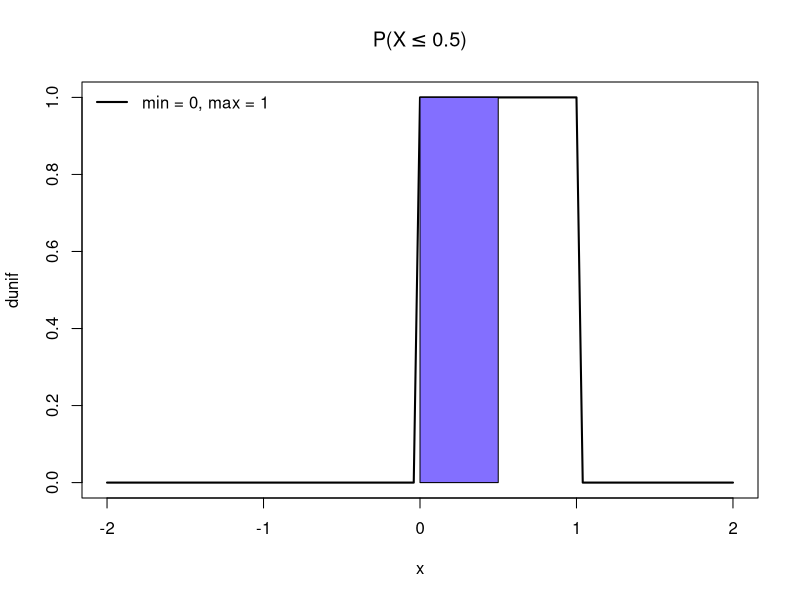
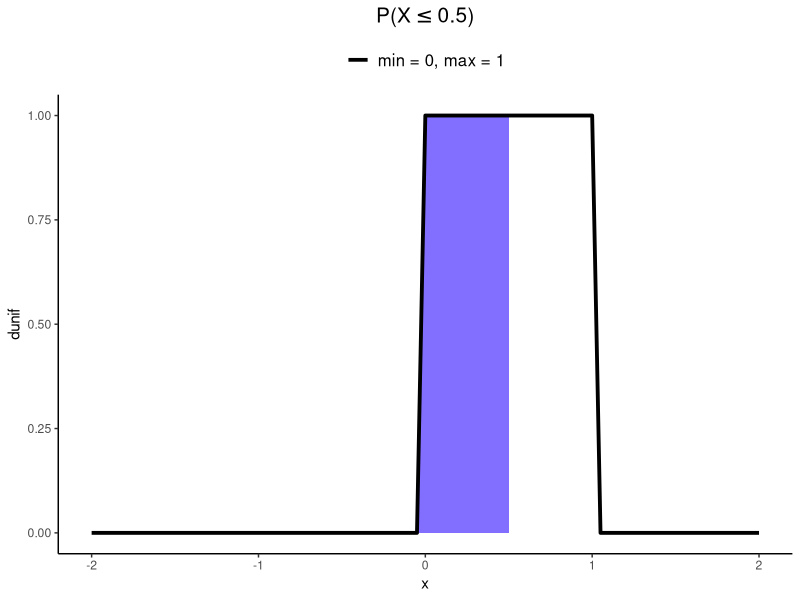
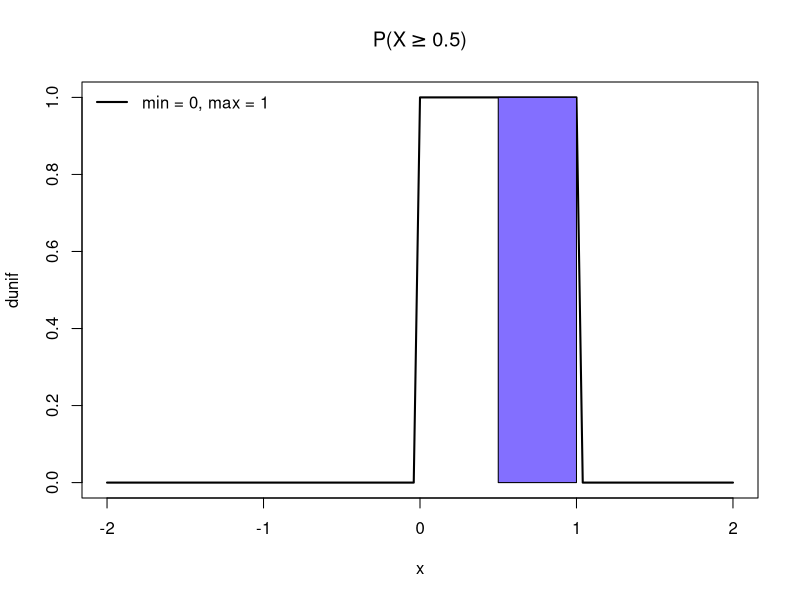
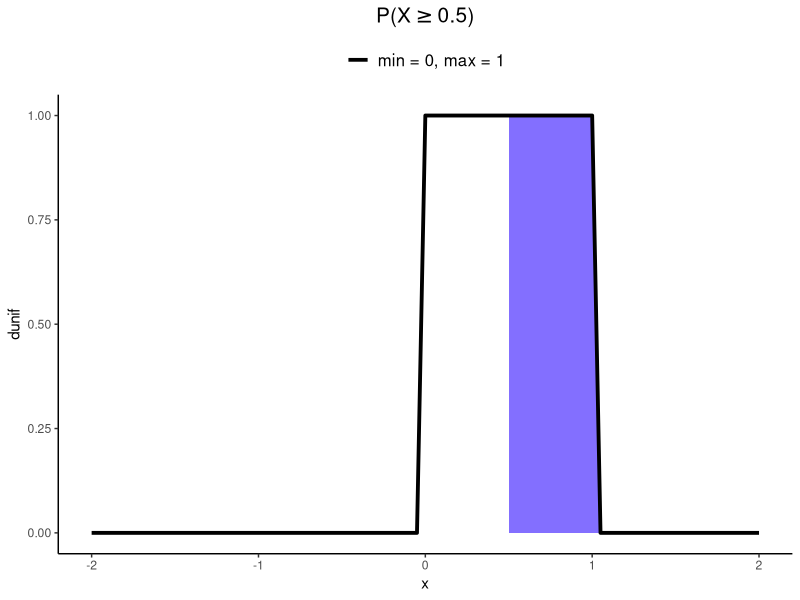
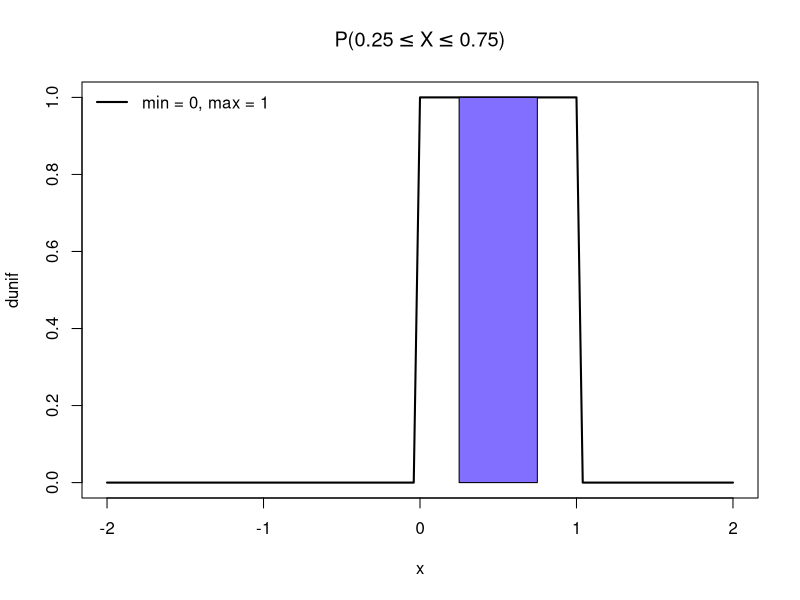
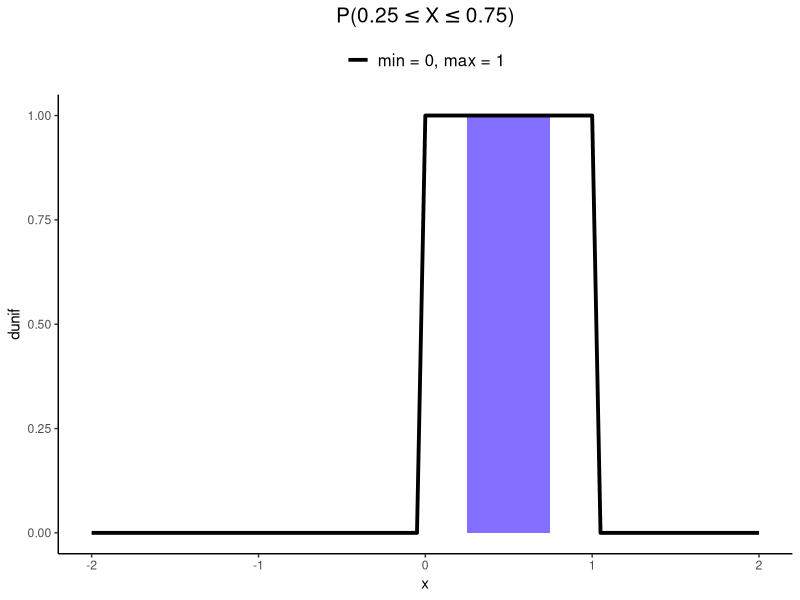
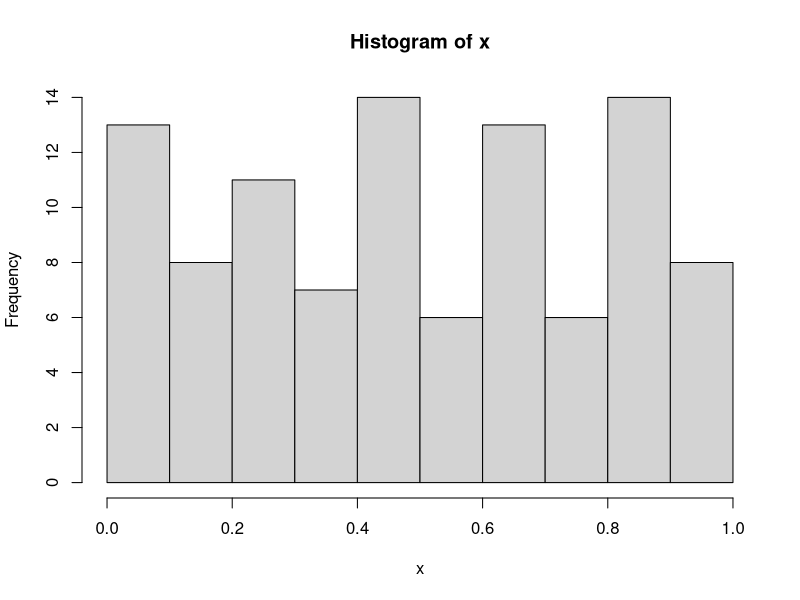
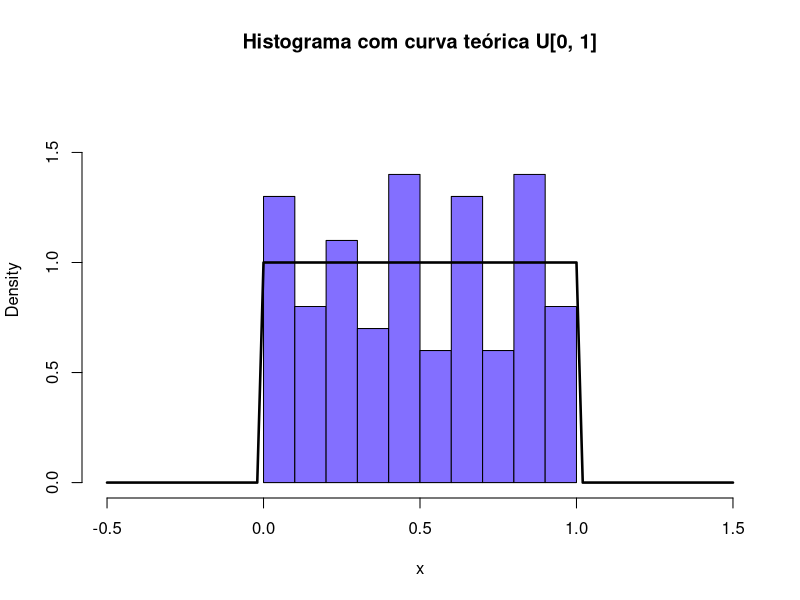

Here is the R script that generated these plots, in order:
## ---- chunk 1
knitr::opts_chunk$set(echo = TRUE)
## ---- chunk 2
library(ggplot2)
## ---- chunk 3
quantil = 0.5
## ---- chunk 4
cat('f(0.5, 0, 1) = ', dunif(quantil))
## ---- chunk 5
plot(dunif, -2, 2, lwd = 2, main = expression(paste('P(X', phantom()<= 0.5, ')')), ylim = c(0, 1), ylab = 'dunif')
polygon(x = c(0, seq(0, quantil, by = 0.05), quantil), y = c(0, dunif(seq(0, quantil, by = 0.05)), 0), col = 'SlateBlue1')
legend("topleft", legend = c('min = 0, max = 1'), 
      lty=1, col=c('black'), lwd=2, bty="n")
## ---- chunk 6
cat('P(X <= 0.5) = ', punif(quantil))
## ---- chunk 7
x.values = data.frame(x = seq(-2, 2, by = 0.05))
## ---- chunk 8
ggplot(data = x.values, aes(x = x)) +
  geom_polygon(data = data.frame(x.p = c(min(x.values), seq(min(x.values), quantil, by = 0.05), quantil),
                                 y.p = c(0, dunif(seq(min(x.values), quantil, by = 0.05)), 0)), 
               aes(x = x.p, y = y.p), 
               fill = 'SlateBlue1') +
  geom_line(aes(y = dunif(x), color = 'black'), size = 1.3) +
  labs(title = expression(paste('P(X', phantom()<= 0.5, ')')), y = 'dunif') +
  scale_color_manual(name = NULL, values=c('black'),
                     labels = c('min = 0, max = 1')) +
  theme_classic() +
  theme(legend.position = 'top', legend.text = element_text(size = 12), 
        plot.title = element_text(hjust = 0.5, size = 15, face = 'bold'))
## ---- chunk 9
plot(dunif, -2, 2, lwd = 2, main = expression(paste('P(X', phantom()>= 0.5, ')')), ylim = c(0, 1), ylab = 'dunif')
polygon(x = c(quantil, seq(quantil, 1, by = 0.05), 1), y = c(0, dunif(seq(quantil, 1, by = 0.05)), 0), col = 'SlateBlue1')
legend("topleft", legend = c('min = 0, max = 1'), 
      lty=1, col=c('black'), lwd=2, bty="n")
## ---- chunk 10
cat('P(X >= 0.5) = ', punif(quantil, lower.tail = FALSE))
## ---- chunk 11
ggplot(data = x.values, aes(x = x)) +
  geom_polygon(data = data.frame(x.p = c(quantil, seq(quantil, max(x.values), by = 0.05), 1),
                                 y.p = c(0, dunif(seq(quantil, max(x.values), by = 0.05)), 0)), 
               aes(x = x.p, y = y.p), 
               fill = 'SlateBlue1') +
  geom_line(aes(y = dunif(x), color = 'black'), size = 1.3) +
  labs(title = expression(paste('P(X', phantom()>= 0.5, ')')), y = 'dunif') +
  scale_color_manual(name = NULL, values=c('black'),
                     labels = c('min = 0, max = 1')) +
  theme_classic() +
  theme(legend.position = 'top', legend.text = element_text(size = 12), 
        plot.title = element_text(hjust = 0.5, size = 15, face = 'bold'))
## ---- chunk 12
plot(dunif, -2, 2, lwd = 2, main = expression(paste('P(', 0.25 <= X,
                       phantom()<= 0.75, ')')), ylim = c(0, 1), ylab = 'dunif')
polygon(x = c(0.25, seq(0.25, 0.75, by = 0.05), 0.75), y = c(0, dunif(seq(0.25, 0.75, by = 0.05)), 0), col = 'SlateBlue1')
legend("topleft", legend = c('min = 0, max = 1'), 
      lty=1, col=c('black'), lwd=2, bty="n")
## ---- chunk 13
cat('P(0.25 <= X <= 0.75) = ', punif(0.75) - punif(0.25))
## ---- chunk 14
ggplot(data = x.values, aes(x = x)) +
  geom_polygon(data = data.frame(x.p = c(0.25, seq(0.25, 0.75, by = 0.05), 0.75),
                                 y.p = c(0, dunif(seq(0.25, 0.75, by = 0.05)), 0)), 
               aes(x = x.p, y = y.p), 
               fill = 'SlateBlue1') +
  geom_line(aes(y = dunif(x), color = 'black'), size = 1.3) +
  labs(title = expression(paste('P(', 0.25 <= X,
                       phantom()<= 0.75, ')')), y = 'dunif') +
  scale_color_manual(name = NULL, values=c('black'),
                     labels = c('min = 0, max = 1')) +
  theme_classic() +
  theme(legend.position = 'top', legend.text = element_text(size = 12), 
        plot.title = element_text(hjust = 0.5, size = 15, face = 'bold'))
## ---- chunk 15
cat('x = ', qunif(0.95))
## ---- chunk 16
x = runif(100)
## ---- chunk 17
y = hist(x)
lim.y = c(0, max(y$density) + max(y$density/4))
lim.x = c(min(y$breaks) - 0.5, max(y$breaks) + 0.5)
## ---- chunk 18
hist(x, probability = TRUE, main = "Histograma com curva teórica U[0, 1]", col = "SlateBlue1", xlim = lim.x, ylim = lim.y)
curve(dunif(x), add=T, lwd = 2.5) 

hist(x, freq = F, main = "Gráfico de densidade estimada", col = "SlateBlue1", xlim = lim.x, ylim = lim.y)
lines(density(x), lwd = 2.5)
## ---- chunk 19
x = as.data.frame(x)
ggplot(x, aes(x = x, y = after_stat(density))) +
  geom_histogram(fill = 'SlateBlue1', color = 'black', breaks = y$breaks) +
  geom_line(aes(y = dunif(x)), size = 1.5) +
  labs(title = "Histograma com curva teórica U[0, 1]") +
  theme_classic() +
  scale_x_continuous(limits = lim.x) +
  scale_y_continuous(limits = lim.y) +
  theme(plot.title = element_text(hjust = 0.5, size = 15, face = 'bold'))

ggplot(x, aes(x = x, y = after_stat(density))) +
  geom_histogram(fill = 'SlateBlue1', color = 'black', breaks = y$breaks) +
  geom_density(size = 1.5) +
  labs(title = "Gráfico de densidade estimada") +
  theme_classic() +
  scale_x_continuous(limits = lim.x) +
  scale_y_continuous(limits = lim.y) +
  theme(plot.title = element_text(hjust = 0.5, size = 15, face = 'bold'))
